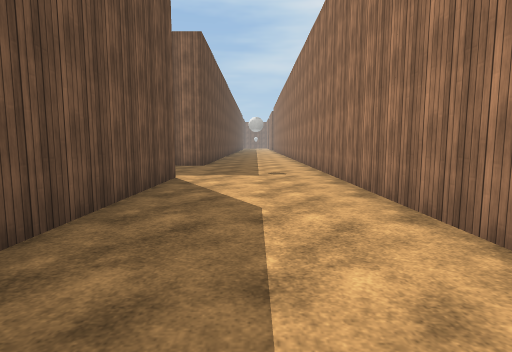
View 1 (above)

22 first-person views from a walk through a scene from a Unity 3-D project. The camera is 1.3 m above the floor, tilts 6° down and sees 80° across. The floor is counted in squares, 2 m on a side. Each view is taken from the middle of a square. On the plan, view 1 faces up. The plan holds only what a view shows up to about 10 squares ahead; the rest is blank. The place goes on beyond the plan. The player is left out. Surface patterns are stand-ins for the level's own textures.

View 2
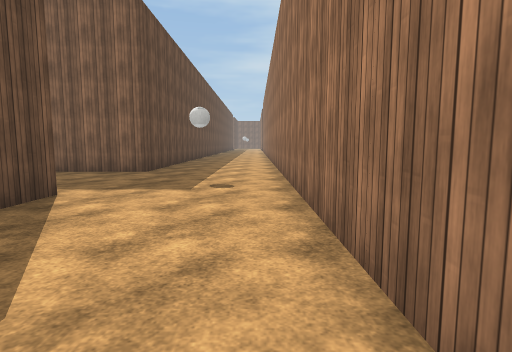

View 3
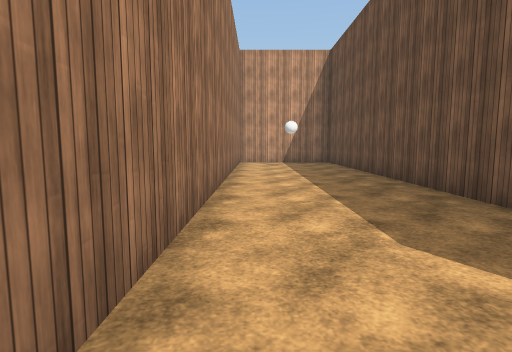

View 4
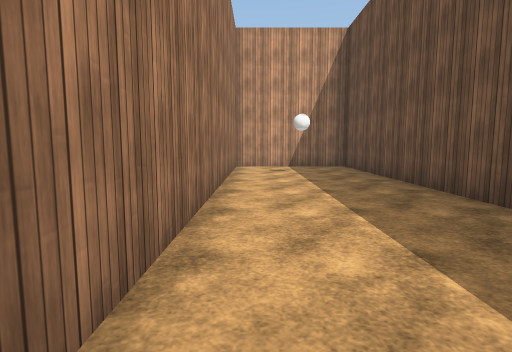

View 5
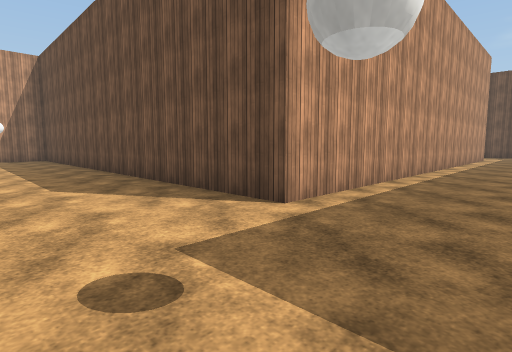

View 6
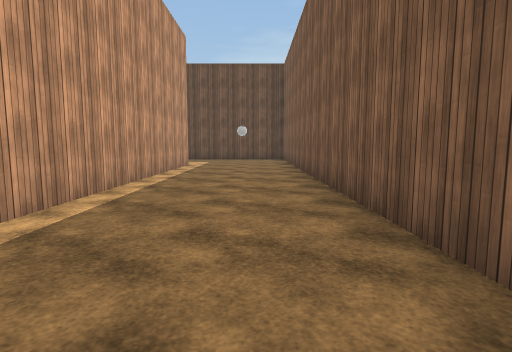

View 7
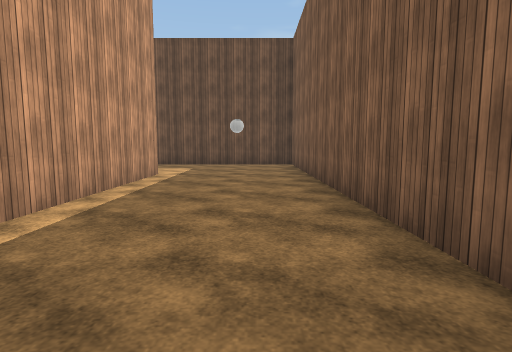

View 8
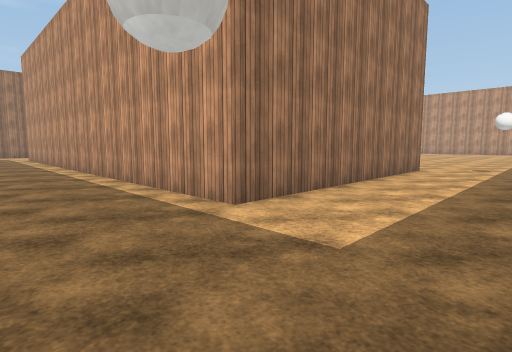

View 9
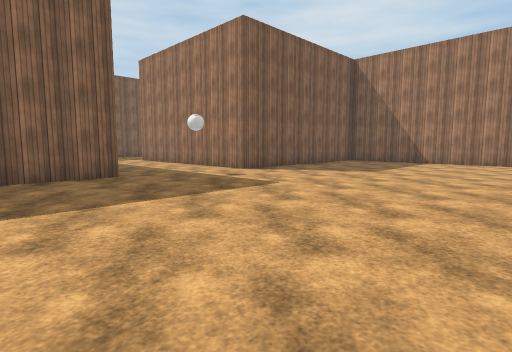

View 10
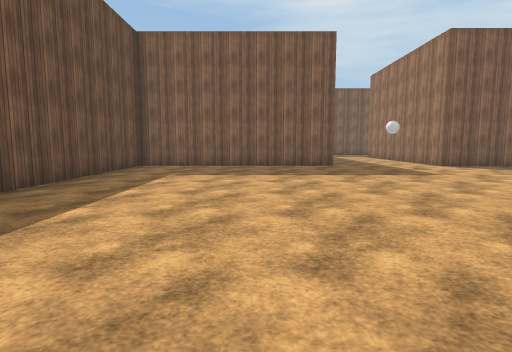

View 11
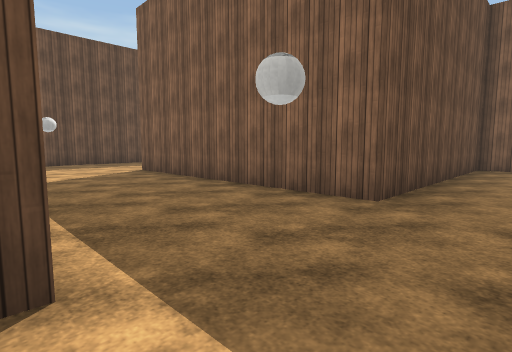

View 12
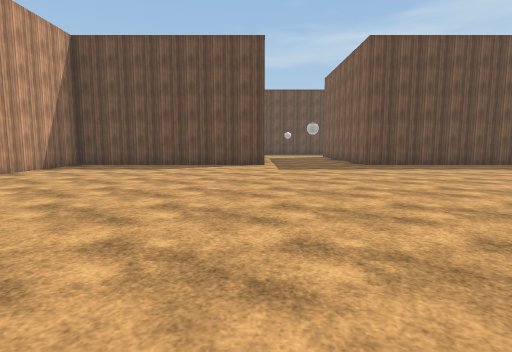

View 13
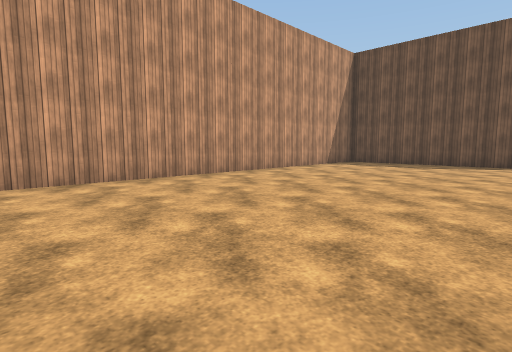

View 14
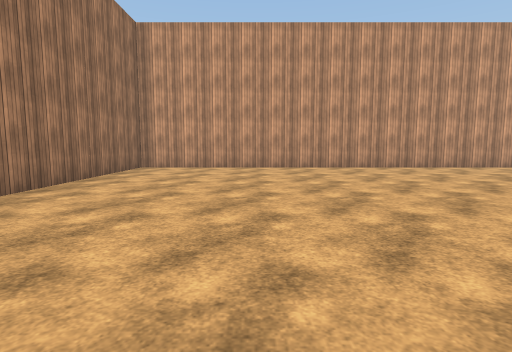

View 15
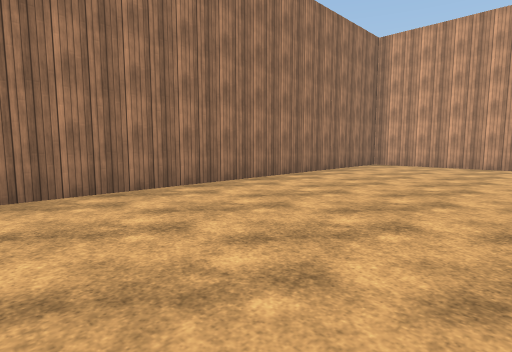

View 16
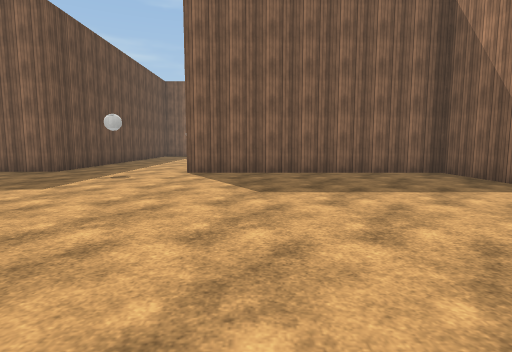

View 17
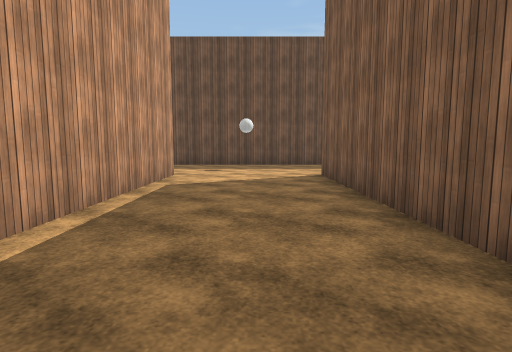

View 18
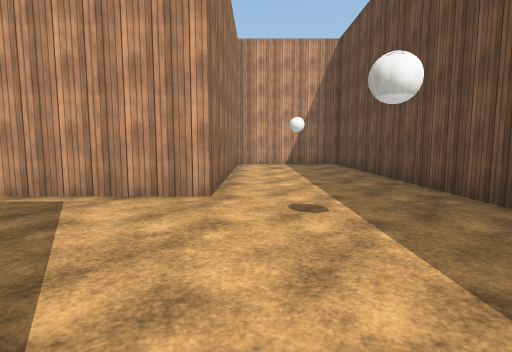

View 19
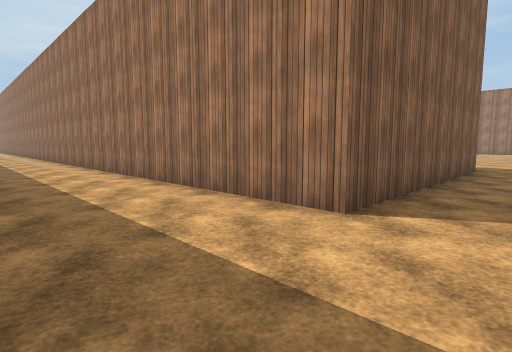

View 20
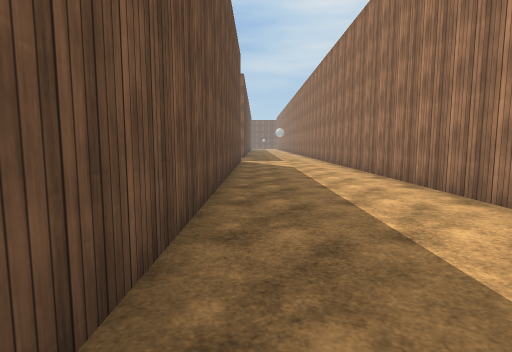

View 21
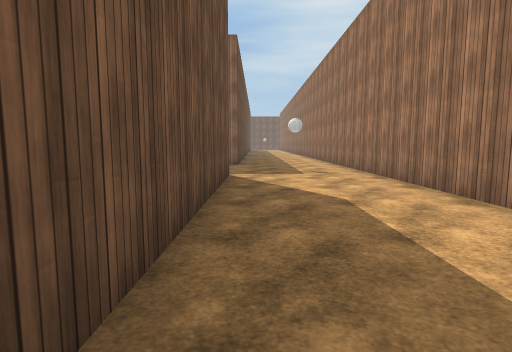

View 22
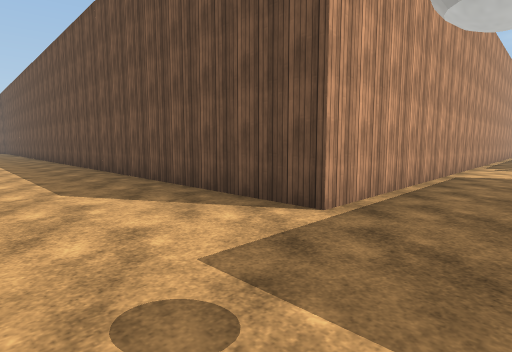

### Floor plan
Points are (right, up) in squares from view 1. A wall is a line through its corners. A room is listed if a view was taken in it or the views show most of it. See-through windows are left out.
Room 1 (views 1, 2, 3, 4, 5, 6, 7)
walls: (-5.3, 9.1) (-13.5, 9.1); (-1.6, 12) (-1.6, 9.1) (-3.8, 9.1); (-13.6, 5.9) (-1.6, 5.9) (-1.6, -5.9) (1.6, -5.9) (1.6, 11.6)
ways out: opening at (-14, 7.5) to room 2
Room 2 (views 8, 9, 10, 11, 12, 13, 14, 15, 16, 17, 18, 19, 20, 21, 22)
walls: (-22.4, -8.6) (-22.4, -14.5) (-7.8, -14.5) (-7.8, -0.1) (-13.6, -0.1) (-13.6, 5.9); (-16.7, 3.1) (-16.7, 0.1) (-22.4, 0.1) (-22.4, -5.6) (-28.4, -5.6) (-28.4, 12.5); (-31.6, -4.9) (-31.6, -14.7) (-28.4, -14.7) (-28.4, -8.7) (-24, -8.7); (-13.5, 9.1) (-16.7, 9.1) (-16.7, 4.9); (-35.5, 9.4) (-31.6, 9.4) (-31.6, -1.4)
ways out: opening at (-14, 7.5) to room 1

Where each view was taken, in squares from view 1:
view 1: 0 up, 0 right, facing up
view 2: 2 up, 1 right, facing up
view 3: 5 up, 1 right, facing down
view 4: 3 up, 1 right, facing down
view 5: 8 up, 1 right, facing down-left
view 6: 8 up, 4 left, facing left
view 7: 8 up, 7 left, facing left
view 8: 8 up, 16 left, facing down-right
view 9: 6 down, 19 left, facing up-right
view 10: 9 down, 19 left, facing up
view 11: 9 down, 21 left, facing up-left
view 12: 9 down, 13 left, facing left
view 13: 9 down, 12 left, facing down-left
view 14: 6 down, 11 left, facing down
view 15: 5 down, 12 left, facing down-right
view 16: 7 down, 12 left, facing up
view 17: 7 down, 22 left, facing left
view 18: 5 down, 29 left, facing down
view 19: 7 down, 31 left, facing up-right
view 20: 2 down, 31 left, facing up
view 21: 3 up, 31 left, facing up
view 22: 11 up, 29 left, facing down-left
